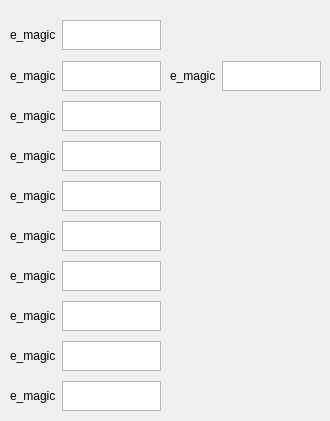
      <widget class="QWidget" name="dos">
       <attribute name="title">
        <string>DOS头</string>
       </attribute>
       <widget class="QWidget" name="horizontalLayoutWidget_9">
        <property name="geometry">
         <rect>
          <x>10</x>
          <y>20</y>
          <width>151</width>
          <height>31</height>
         </rect>
        </property>
        <layout class="QHBoxLayout" name="horizontalLayout_49">
         <item>
          <widget class="QLabel" name="label_9">
           <property name="maximumSize">
            <size>
             <width>50</width>
             <height>30</height>
            </size>
           </property>
           <property name="text">
            <string>e_magic</string>
           </property>
          </widget>
         </item>
         <item>
          <widget class="QTextBrowser" name="textBrowser">
           <property name="maximumSize">
            <size>
             <width>100</width>
             <height>30</height>
            </size>
           </property>
          </widget>
         </item>
        </layout>
       </widget>
       <widget class="QWidget" name="horizontalLayoutWidget_10">
        <property name="geometry">
         <rect>
          <x>10</x>
          <y>60</y>
          <width>151</width>
          <height>32</height>
         </rect>
        </property>
        <layout class="QHBoxLayout" name="horizontalLayout_50">
         <item>
          <widget class="QLabel" name="label_10">
           <property name="maximumSize">
            <size>
             <width>50</width>
             <height>30</height>
            </size>
           </property>
           <property name="text">
            <string>e_magic</string>
           </property>
          </widget>
         </item>
         <item>
          <widget class="QTextBrowser" name="textBrowser_2">
           <property name="maximumSize">
            <size>
             <width>100</width>
             <height>30</height>
            </size>
           </property>
          </widget>
         </item>
        </layout>
       </widget>
       <widget class="QWidget" name="horizontalLayoutWidget_11">
        <property name="geometry">
         <rect>
          <x>10</x>
          <y>100</y>
          <width>151</width>
          <height>32</height>
         </rect>
        </property>
        <layout class="QHBoxLayout" name="horizontalLayout_51">
         <item>
          <widget class="QLabel" name="label_11">
           <property name="maximumSize">
            <size>
             <width>50</width>
             <height>30</height>
            </size>
           </property>
           <property name="text">
            <string>e_magic</string>
           </property>
          </widget>
         </item>
         <item>
          <widget class="QTextBrowser" name="textBrowser_3">
           <property name="maximumSize">
            <size>
             <width>100</width>
             <height>30</height>
            </size>
           </property>
          </widget>
         </item>
        </layout>
       </widget>
       <widget class="QWidget" name="horizontalLayoutWidget_12">
        <property name="geometry">
         <rect>
          <x>10</x>
          <y>140</y>
          <width>151</width>
          <height>32</height>
         </rect>
        </property>
        <layout class="QHBoxLayout" name="horizontalLayout_52">
         <item>
          <widget class="QLabel" name="label_12">
           <property name="maximumSize">
            <size>
             <width>50</width>
             <height>30</height>
            </size>
           </property>
           <property name="text">
            <string>e_magic</string>
           </property>
          </widget>
         </item>
         <item>
          <widget class="QTextBrowser" name="textBrowser_4">
           <property name="maximumSize">
            <size>
             <width>100</width>
             <height>30</height>
            </size>
           </property>
          </widget>
         </item>
        </layout>
       </widget>
       <widget class="QWidget" name="horizontalLayoutWidget_13">
        <property name="geometry">
         <rect>
          <x>10</x>
          <y>180</y>
          <width>151</width>
          <height>32</height>
         </rect>
        </property>
        <layout class="QHBoxLayout" name="horizontalLayout_53">
         <item>
          <widget class="QLabel" name="label_13">
           <property name="maximumSize">
            <size>
             <width>50</width>
             <height>30</height>
            </size>
           </property>
           <property name="text">
            <string>e_magic</string>
           </property>
          </widget>
         </item>
         <item>
          <widget class="QTextBrowser" name="textBrowser_5">
           <property name="maximumSize">
            <size>
             <width>100</width>
             <height>30</height>
            </size>
           </property>
          </widget>
         </item>
        </layout>
       </widget>
       <widget class="QWidget" name="horizontalLayoutWidget_14">
        <property name="geometry">
         <rect>
          <x>10</x>
          <y>220</y>
          <width>151</width>
          <height>32</height>
         </rect>
        </property>
        <layout class="QHBoxLayout" name="horizontalLayout_54">
         <item>
          <widget class="QLabel" name="label_14">
           <property name="maximumSize">
            <size>
             <width>50</width>
             <height>30</height>
            </size>
           </property>
           <property name="text">
            <string>e_magic</string>
           </property>
          </widget>
         </item>
         <item>
          <widget class="QTextBrowser" name="textBrowser_6">
           <property name="maximumSize">
            <size>
             <width>100</width>
             <height>30</height>
            </size>
           </property>
          </widget>
         </item>
        </layout>
       </widget>
       <widget class="QWidget" name="horizontalLayoutWidget_15">
        <property name="geometry">
         <rect>
          <x>10</x>
          <y>260</y>
          <width>151</width>
          <height>32</height>
         </rect>
        </property>
        <layout class="QHBoxLayout" name="horizontalLayout_55">
         <item>
          <widget class="QLabel" name="label_15">
           <property name="maximumSize">
            <size>
             <width>50</width>
             <height>30</height>
            </size>
           </property>
           <property name="text">
            <string>e_magic</string>
           </property>
          </widget>
         </item>
         <item>
          <widget class="QTextBrowser" name="textBrowser_7">
           <property name="maximumSize">
            <size>
             <width>100</width>
             <height>30</height>
            </size>
           </property>
          </widget>
         </item>
        </layout>
       </widget>
       <widget class="QWidget" name="horizontalLayoutWidget_16">
        <property name="geometry">
         <rect>
          <x>10</x>
          <y>300</y>
          <width>151</width>
          <height>32</height>
         </rect>
        </property>
        <layout class="QHBoxLayout" name="horizontalLayout_56">
         <item>
          <widget class="QLabel" name="label_16">
           <property name="maximumSize">
            <size>
             <width>50</width>
             <height>30</height>
            </size>
           </property>
           <property name="text">
            <string>e_magic</string>
           </property>
          </widget>
         </item>
         <item>
          <widget class="QTextBrowser" name="textBrowser_8">
           <property name="maximumSize">
            <size>
             <width>100</width>
             <height>30</height>
            </size>
           </property>
          </widget>
         </item>
        </layout>
       </widget>
       <widget class="QWidget" name="horizontalLayoutWidget_17">
        <property name="geometry">
         <rect>
          <x>10</x>
          <y>340</y>
          <width>151</width>
          <height>32</height>
         </rect>
        </property>
        <layout class="QHBoxLayout" name="horizontalLayout_57">
         <item>
          <widget class="QLabel" name="label_113">
           <property name="maximumSize">
            <size>
             <width>50</width>
             <height>30</height>
            </size>
           </property>
           <property name="text">
            <string>e_magic</string>
           </property>
          </widget>
         </item>
         <item>
          <widget class="QTextBrowser" name="textBrowser_9">
           <property name="maximumSize">
            <size>
             <width>100</width>
             <height>30</height>
            </size>
           </property>
          </widget>
         </item>
        </layout>
       </widget>
       <widget class="QWidget" name="horizontalLayoutWidget_18">
        <property name="geometry">
         <rect>
          <x>10</x>
          <y>380</y>
          <width>151</width>
          <height>32</height>
         </rect>
        </property>
        <layout class="QHBoxLayout" name="horizontalLayout_58">
         <item>
          <widget class="QLabel" name="label_114">
           <property name="maximumSize">
            <size>
             <width>50</width>
             <height>30</height>
            </size>
           </property>
           <property name="text">
            <string>e_magic</string>
           </property>
          </widget>
         </item>
         <item>
          <widget class="QTextBrowser" name="textBrowser_85">
           <property name="maximumSize">
            <size>
             <width>100</width>
             <height>30</height>
            </size>
           </property>
          </widget>
         </item>
        </layout>
       </widget>
       <widget class="QWidget" name="horizontalLayoutWidget_19">
        <property name="geometry">
         <rect>
          <x>170</x>
          <y>60</y>
          <width>151</width>
          <height>32</height>
         </rect>
        </property>
        <layout class="QHBoxLayout" name="horizontalLayout_59">
         <item>
          <widget class="QLabel" name="label_115">
           <property name="maximumSize">
            <size>
             <width>50</width>
             <height>30</height>
            </size>
           </property>
           <property name="text">
            <string>e_magic</string>
           </property>
          </widget>
         </item>
         <item>
          <widget class="QTextBrowser" name="textBrowser_86">
           <property name="maximumSize">
            <size>
             <width>100</width>
             <height>30</height>
            </size>
           </property>
          </widget>
         </item>
        </layout>
       </widget>
      </widget>
